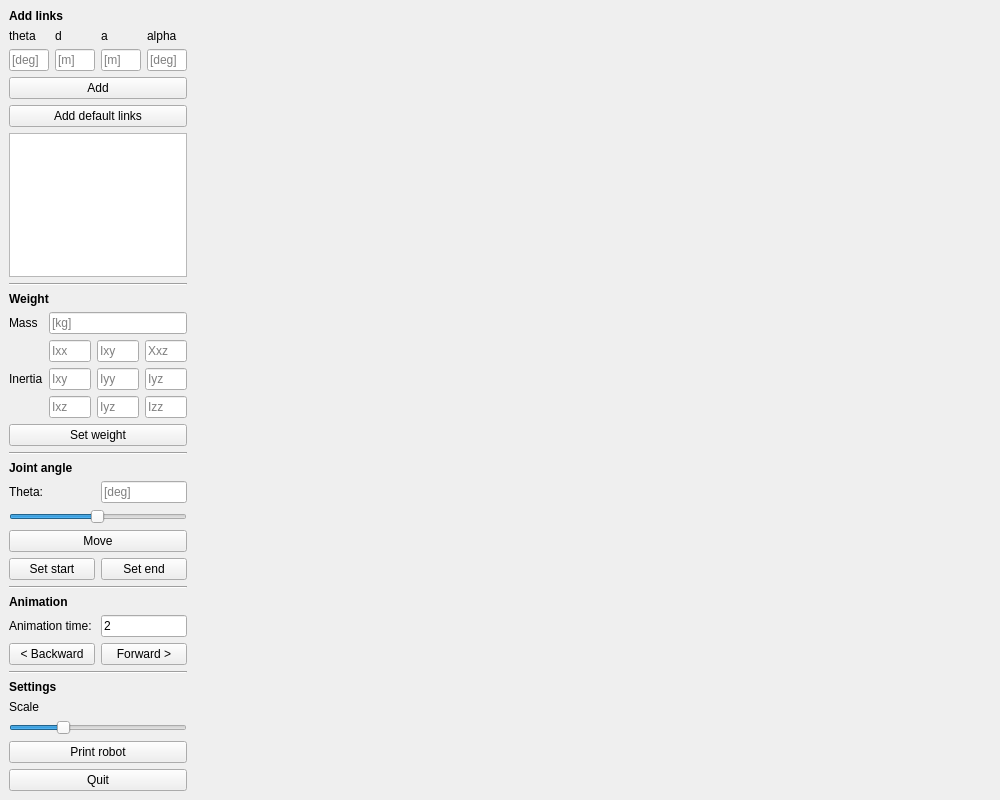
<?xml version="1.0" encoding="UTF-8"?>
<ui version="4.0">
 <class>window</class>
 <widget class="QMainWindow" name="window">
  <property name="geometry">
   <rect>
    <x>0</x>
    <y>0</y>
    <width>1000</width>
    <height>800</height>
   </rect>
  </property>
  <property name="sizePolicy">
   <sizepolicy hsizetype="Ignored" vsizetype="Preferred">
    <horstretch>0</horstretch>
    <verstretch>0</verstretch>
   </sizepolicy>
  </property>
  <property name="windowTitle">
   <string>Robot Control</string>
  </property>
  <widget class="QWidget" name="centralwidget">
   <layout class="QHBoxLayout" name="horizontalLayout">
    <item>
     <layout class="QVBoxLayout" name="leftSide">
      <item>
       <widget class="QLabel" name="label">
        <property name="font">
         <font>
          <weight>75</weight>
          <bold>true</bold>
         </font>
        </property>
        <property name="text">
         <string>Add links</string>
        </property>
       </widget>
      </item>
      <item>
       <layout class="QGridLayout" name="gridLayout_2">
        <item row="1" column="1">
         <widget class="QLineEdit" name="dh_d">
          <property name="sizePolicy">
           <sizepolicy hsizetype="Ignored" vsizetype="Fixed">
            <horstretch>0</horstretch>
            <verstretch>0</verstretch>
           </sizepolicy>
          </property>
          <property name="minimumSize">
           <size>
            <width>40</width>
            <height>0</height>
           </size>
          </property>
          <property name="placeholderText">
           <string>[m]</string>
          </property>
         </widget>
        </item>
        <item row="0" column="0">
         <widget class="QLabel" name="label_2">
          <property name="text">
           <string>theta</string>
          </property>
         </widget>
        </item>
        <item row="0" column="1">
         <widget class="QLabel" name="label_3">
          <property name="text">
           <string>d</string>
          </property>
         </widget>
        </item>
        <item row="1" column="0">
         <widget class="QLineEdit" name="dh_theta">
          <property name="sizePolicy">
           <sizepolicy hsizetype="Ignored" vsizetype="Fixed">
            <horstretch>0</horstretch>
            <verstretch>0</verstretch>
           </sizepolicy>
          </property>
          <property name="minimumSize">
           <size>
            <width>40</width>
            <height>0</height>
           </size>
          </property>
          <property name="placeholderText">
           <string>[deg]</string>
          </property>
         </widget>
        </item>
        <item row="1" column="2">
         <widget class="QLineEdit" name="dh_a">
          <property name="sizePolicy">
           <sizepolicy hsizetype="Ignored" vsizetype="Fixed">
            <horstretch>0</horstretch>
            <verstretch>0</verstretch>
           </sizepolicy>
          </property>
          <property name="minimumSize">
           <size>
            <width>40</width>
            <height>0</height>
           </size>
          </property>
          <property name="placeholderText">
           <string>[m]</string>
          </property>
         </widget>
        </item>
        <item row="1" column="3">
         <widget class="QLineEdit" name="dh_alpha">
          <property name="sizePolicy">
           <sizepolicy hsizetype="Ignored" vsizetype="Fixed">
            <horstretch>0</horstretch>
            <verstretch>0</verstretch>
           </sizepolicy>
          </property>
          <property name="minimumSize">
           <size>
            <width>40</width>
            <height>0</height>
           </size>
          </property>
          <property name="placeholderText">
           <string>[deg]</string>
          </property>
         </widget>
        </item>
        <item row="0" column="2">
         <widget class="QLabel" name="label_4">
          <property name="text">
           <string>a</string>
          </property>
         </widget>
        </item>
        <item row="0" column="3">
         <widget class="QLabel" name="label_5">
          <property name="text">
           <string>alpha</string>
          </property>
         </widget>
        </item>
       </layout>
      </item>
      <item>
       <widget class="QPushButton" name="btn_add_link">
        <property name="text">
         <string>Add</string>
        </property>
       </widget>
      </item>
      <item>
       <widget class="QPushButton" name="btn_add_default">
        <property name="text">
         <string>Add default links</string>
        </property>
       </widget>
      </item>
      <item>
       <widget class="QListWidget" name="links_list">
        <property name="sizePolicy">
         <sizepolicy hsizetype="Ignored" vsizetype="Expanding">
          <horstretch>0</horstretch>
          <verstretch>0</verstretch>
         </sizepolicy>
        </property>
       </widget>
      </item>
      <item>
       <widget class="Line" name="line_4">
        <property name="orientation">
         <enum>Qt::Horizontal</enum>
        </property>
       </widget>
      </item>
      <item>
       <widget class="QLabel" name="label_14">
        <property name="font">
         <font>
          <weight>75</weight>
          <bold>true</bold>
         </font>
        </property>
        <property name="text">
         <string>Weight</string>
        </property>
       </widget>
      </item>
      <item>
       <layout class="QGridLayout" name="gridLayout_3">
        <item row="0" column="1">
         <widget class="QLineEdit" name="mass">
          <property name="sizePolicy">
           <sizepolicy hsizetype="Ignored" vsizetype="Fixed">
            <horstretch>0</horstretch>
            <verstretch>0</verstretch>
           </sizepolicy>
          </property>
          <property name="placeholderText">
           <string>[kg]</string>
          </property>
         </widget>
        </item>
        <item row="1" column="0">
         <widget class="QLabel" name="label_11">
          <property name="sizePolicy">
           <sizepolicy hsizetype="Fixed" vsizetype="Preferred">
            <horstretch>0</horstretch>
            <verstretch>0</verstretch>
           </sizepolicy>
          </property>
          <property name="text">
           <string>Inertia</string>
          </property>
         </widget>
        </item>
        <item row="0" column="0">
         <widget class="QLabel" name="label_10">
          <property name="sizePolicy">
           <sizepolicy hsizetype="Fixed" vsizetype="Preferred">
            <horstretch>0</horstretch>
            <verstretch>0</verstretch>
           </sizepolicy>
          </property>
          <property name="text">
           <string>Mass</string>
          </property>
         </widget>
        </item>
        <item row="1" column="1">
         <layout class="QGridLayout" name="gridLayout">
          <item row="1" column="1">
           <widget class="QLineEdit" name="lineEdit_2">
            <property name="sizePolicy">
             <sizepolicy hsizetype="Ignored" vsizetype="Fixed">
              <horstretch>0</horstretch>
              <verstretch>0</verstretch>
             </sizepolicy>
            </property>
            <property name="placeholderText">
             <string>Iyy</string>
            </property>
           </widget>
          </item>
          <item row="1" column="2">
           <widget class="QLineEdit" name="lineEdit_3">
            <property name="sizePolicy">
             <sizepolicy hsizetype="Ignored" vsizetype="Fixed">
              <horstretch>0</horstretch>
              <verstretch>0</verstretch>
             </sizepolicy>
            </property>
            <property name="placeholderText">
             <string>Iyz</string>
            </property>
           </widget>
          </item>
          <item row="0" column="2">
           <widget class="QLineEdit" name="lineEdit_6">
            <property name="sizePolicy">
             <sizepolicy hsizetype="Ignored" vsizetype="Fixed">
              <horstretch>0</horstretch>
              <verstretch>0</verstretch>
             </sizepolicy>
            </property>
            <property name="placeholderText">
             <string>Xxz</string>
            </property>
           </widget>
          </item>
          <item row="0" column="0">
           <widget class="QLineEdit" name="lineEdit_4">
            <property name="sizePolicy">
             <sizepolicy hsizetype="Ignored" vsizetype="Fixed">
              <horstretch>0</horstretch>
              <verstretch>0</verstretch>
             </sizepolicy>
            </property>
            <property name="placeholderText">
             <string>Ixx</string>
            </property>
           </widget>
          </item>
          <item row="1" column="0">
           <widget class="QLineEdit" name="lineEdit">
            <property name="sizePolicy">
             <sizepolicy hsizetype="Ignored" vsizetype="Fixed">
              <horstretch>0</horstretch>
              <verstretch>0</verstretch>
             </sizepolicy>
            </property>
            <property name="placeholderText">
             <string>Ixy</string>
            </property>
           </widget>
          </item>
          <item row="0" column="1">
           <widget class="QLineEdit" name="lineEdit_5">
            <property name="sizePolicy">
             <sizepolicy hsizetype="Ignored" vsizetype="Fixed">
              <horstretch>0</horstretch>
              <verstretch>0</verstretch>
             </sizepolicy>
            </property>
            <property name="placeholderText">
             <string>Ixy</string>
            </property>
           </widget>
          </item>
          <item row="2" column="1">
           <widget class="QLineEdit" name="lineEdit_7">
            <property name="sizePolicy">
             <sizepolicy hsizetype="Ignored" vsizetype="Fixed">
              <horstretch>0</horstretch>
              <verstretch>0</verstretch>
             </sizepolicy>
            </property>
            <property name="placeholderText">
             <string>Iyz</string>
            </property>
           </widget>
          </item>
          <item row="2" column="0">
           <widget class="QLineEdit" name="lineEdit_8">
            <property name="sizePolicy">
             <sizepolicy hsizetype="Ignored" vsizetype="Fixed">
              <horstretch>0</horstretch>
              <verstretch>0</verstretch>
             </sizepolicy>
            </property>
            <property name="placeholderText">
             <string>Ixz</string>
            </property>
           </widget>
          </item>
          <item row="2" column="2">
           <widget class="QLineEdit" name="lineEdit_9">
            <property name="sizePolicy">
             <sizepolicy hsizetype="Ignored" vsizetype="Fixed">
              <horstretch>0</horstretch>
              <verstretch>0</verstretch>
             </sizepolicy>
            </property>
            <property name="placeholderText">
             <string>Izz</string>
            </property>
           </widget>
          </item>
         </layout>
        </item>
       </layout>
      </item>
      <item>
       <widget class="QPushButton" name="pushButton">
        <property name="text">
         <string>Set weight</string>
        </property>
       </widget>
      </item>
      <item>
       <layout class="QHBoxLayout" name="horizontalLayout_5"/>
      </item>
      <item>
       <widget class="Line" name="line">
        <property name="orientation">
         <enum>Qt::Horizontal</enum>
        </property>
       </widget>
      </item>
      <item>
       <widget class="QLabel" name="label_6">
        <property name="font">
         <font>
          <weight>75</weight>
          <bold>true</bold>
         </font>
        </property>
        <property name="text">
         <string>Joint angle</string>
        </property>
       </widget>
      </item>
      <item>
       <layout class="QHBoxLayout" name="horizontalLayout_3">
        <item>
         <widget class="QLabel" name="label_7">
          <property name="text">
           <string>Theta:</string>
          </property>
         </widget>
        </item>
        <item>
         <widget class="QLineEdit" name="for_theta">
          <property name="sizePolicy">
           <sizepolicy hsizetype="Ignored" vsizetype="Fixed">
            <horstretch>0</horstretch>
            <verstretch>0</verstretch>
           </sizepolicy>
          </property>
          <property name="placeholderText">
           <string>[deg]</string>
          </property>
         </widget>
        </item>
       </layout>
      </item>
      <item>
       <widget class="QSlider" name="for_theta_sli">
        <property name="sizePolicy">
         <sizepolicy hsizetype="Ignored" vsizetype="Fixed">
          <horstretch>0</horstretch>
          <verstretch>0</verstretch>
         </sizepolicy>
        </property>
        <property name="minimum">
         <number>-179</number>
        </property>
        <property name="maximum">
         <number>180</number>
        </property>
        <property name="orientation">
         <enum>Qt::Horizontal</enum>
        </property>
       </widget>
      </item>
      <item>
       <widget class="QPushButton" name="btn_for_move">
        <property name="text">
         <string>Move</string>
        </property>
       </widget>
      </item>
      <item>
       <layout class="QHBoxLayout" name="horizontalLayout_6">
        <item>
         <widget class="QPushButton" name="btn_setStart">
          <property name="text">
           <string>Set start</string>
          </property>
         </widget>
        </item>
        <item>
         <widget class="QPushButton" name="btn_setEnd">
          <property name="text">
           <string>Set end</string>
          </property>
         </widget>
        </item>
       </layout>
      </item>
      <item>
       <widget class="Line" name="line_2">
        <property name="orientation">
         <enum>Qt::Horizontal</enum>
        </property>
       </widget>
      </item>
      <item>
       <widget class="QLabel" name="label_8">
        <property name="font">
         <font>
          <weight>75</weight>
          <bold>true</bold>
         </font>
        </property>
        <property name="text">
         <string>Animation</string>
        </property>
       </widget>
      </item>
      <item>
       <layout class="QHBoxLayout" name="horizontalLayout_4">
        <item>
         <widget class="QLabel" name="label_13">
          <property name="text">
           <string>Animation time:</string>
          </property>
         </widget>
        </item>
        <item>
         <widget class="QLineEdit" name="anim_time">
          <property name="sizePolicy">
           <sizepolicy hsizetype="Ignored" vsizetype="Fixed">
            <horstretch>0</horstretch>
            <verstretch>0</verstretch>
           </sizepolicy>
          </property>
          <property name="inputMethodHints">
           <set>Qt::ImhNone</set>
          </property>
          <property name="text">
           <string>2</string>
          </property>
          <property name="placeholderText">
           <string>[s]</string>
          </property>
         </widget>
        </item>
       </layout>
      </item>
      <item>
       <layout class="QHBoxLayout" name="horizontalLayout_2">
        <item>
         <widget class="QPushButton" name="animBack">
          <property name="text">
           <string>&lt; Backward</string>
          </property>
         </widget>
        </item>
        <item>
         <widget class="QPushButton" name="animForward">
          <property name="text">
           <string>Forward &gt;</string>
          </property>
         </widget>
        </item>
       </layout>
      </item>
      <item>
       <widget class="Line" name="line_3">
        <property name="orientation">
         <enum>Qt::Horizontal</enum>
        </property>
       </widget>
      </item>
      <item>
       <widget class="QLabel" name="label_9">
        <property name="font">
         <font>
          <weight>75</weight>
          <bold>true</bold>
         </font>
        </property>
        <property name="text">
         <string>Settings</string>
        </property>
       </widget>
      </item>
      <item>
       <widget class="QLabel" name="label_12">
        <property name="text">
         <string>Scale</string>
        </property>
       </widget>
      </item>
      <item>
       <widget class="QSlider" name="ui_scale">
        <property name="sizePolicy">
         <sizepolicy hsizetype="Ignored" vsizetype="Fixed">
          <horstretch>0</horstretch>
          <verstretch>0</verstretch>
         </sizepolicy>
        </property>
        <property name="minimum">
         <number>100</number>
        </property>
        <property name="maximum">
         <number>800</number>
        </property>
        <property name="singleStep">
         <number>10</number>
        </property>
        <property name="pageStep">
         <number>0</number>
        </property>
        <property name="value">
         <number>300</number>
        </property>
        <property name="orientation">
         <enum>Qt::Horizontal</enum>
        </property>
       </widget>
      </item>
      <item>
       <spacer name="verticalSpacer">
        <property name="orientation">
         <enum>Qt::Vertical</enum>
        </property>
        <property name="sizeHint" stdset="0">
         <size>
          <width>20</width>
          <height>40</height>
         </size>
        </property>
       </spacer>
      </item>
      <item>
       <widget class="QPushButton" name="print_robot">
        <property name="text">
         <string>Print robot</string>
        </property>
       </widget>
      </item>
      <item>
       <widget class="QPushButton" name="quit_button">
        <property name="text">
         <string>Quit</string>
        </property>
       </widget>
      </item>
     </layout>
    </item>
    <item>
     <widget class="RenderArea" name="renderArea" native="true">
      <property name="sizePolicy">
       <sizepolicy hsizetype="Expanding" vsizetype="Preferred">
        <horstretch>0</horstretch>
        <verstretch>0</verstretch>
       </sizepolicy>
      </property>
      <property name="cursor">
       <cursorShape>CrossCursor</cursorShape>
      </property>
     </widget>
    </item>
   </layout>
  </widget>
 </widget>
 <customwidgets>
  <customwidget>
   <class>RenderArea</class>
   <extends>QWidget</extends>
   <header>renderarea.h</header>
   <container>1</container>
  </customwidget>
 </customwidgets>
 <tabstops>
  <tabstop>dh_theta</tabstop>
  <tabstop>dh_d</tabstop>
  <tabstop>dh_a</tabstop>
  <tabstop>dh_alpha</tabstop>
  <tabstop>btn_add_link</tabstop>
  <tabstop>links_list</tabstop>
  <tabstop>for_theta</tabstop>
  <tabstop>btn_for_move</tabstop>
  <tabstop>anim_time</tabstop>
  <tabstop>quit_button</tabstop>
 </tabstops>
 <resources/>
 <connections>
  <connection>
   <sender>quit_button</sender>
   <signal>clicked()</signal>
   <receiver>window</receiver>
   <slot>close()</slot>
   <hints>
    <hint type="sourcelabel">
     <x>84</x>
     <y>694</y>
    </hint>
    <hint type="destinationlabel">
     <x>146</x>
     <y>634</y>
    </hint>
   </hints>
  </connection>
  <connection>
   <sender>dh_alpha</sender>
   <signal>returnPressed()</signal>
   <receiver>btn_add_link</receiver>
   <slot>click()</slot>
   <hints>
    <hint type="sourcelabel">
     <x>179</x>
     <y>67</y>
    </hint>
    <hint type="destinationlabel">
     <x>175</x>
     <y>151</y>
    </hint>
   </hints>
  </connection>
  <connection>
   <sender>dh_a</sender>
   <signal>returnPressed()</signal>
   <receiver>btn_add_link</receiver>
   <slot>click()</slot>
   <hints>
    <hint type="sourcelabel">
     <x>124</x>
     <y>72</y>
    </hint>
    <hint type="destinationlabel">
     <x>135</x>
     <y>151</y>
    </hint>
   </hints>
  </connection>
  <connection>
   <sender>dh_d</sender>
   <signal>returnPressed()</signal>
   <receiver>btn_add_link</receiver>
   <slot>click()</slot>
   <hints>
    <hint type="sourcelabel">
     <x>81</x>
     <y>69</y>
    </hint>
    <hint type="destinationlabel">
     <x>94</x>
     <y>151</y>
    </hint>
   </hints>
  </connection>
  <connection>
   <sender>dh_theta</sender>
   <signal>returnPressed()</signal>
   <receiver>btn_add_link</receiver>
   <slot>click()</slot>
   <hints>
    <hint type="sourcelabel">
     <x>37</x>
     <y>65</y>
    </hint>
    <hint type="destinationlabel">
     <x>54</x>
     <y>151</y>
    </hint>
   </hints>
  </connection>
  <connection>
   <sender>for_theta</sender>
   <signal>returnPressed()</signal>
   <receiver>btn_for_move</receiver>
   <slot>click()</slot>
   <hints>
    <hint type="sourcelabel">
     <x>193</x>
     <y>281</y>
    </hint>
    <hint type="destinationlabel">
     <x>156</x>
     <y>346</y>
    </hint>
   </hints>
  </connection>
  <connection>
   <sender>anim_time</sender>
   <signal>returnPressed()</signal>
   <receiver>animForward</receiver>
   <slot>click()</slot>
   <hints>
    <hint type="sourcelabel">
     <x>50</x>
     <y>398</y>
    </hint>
    <hint type="destinationlabel">
     <x>81</x>
     <y>431</y>
    </hint>
   </hints>
  </connection>
 </connections>
</ui>
